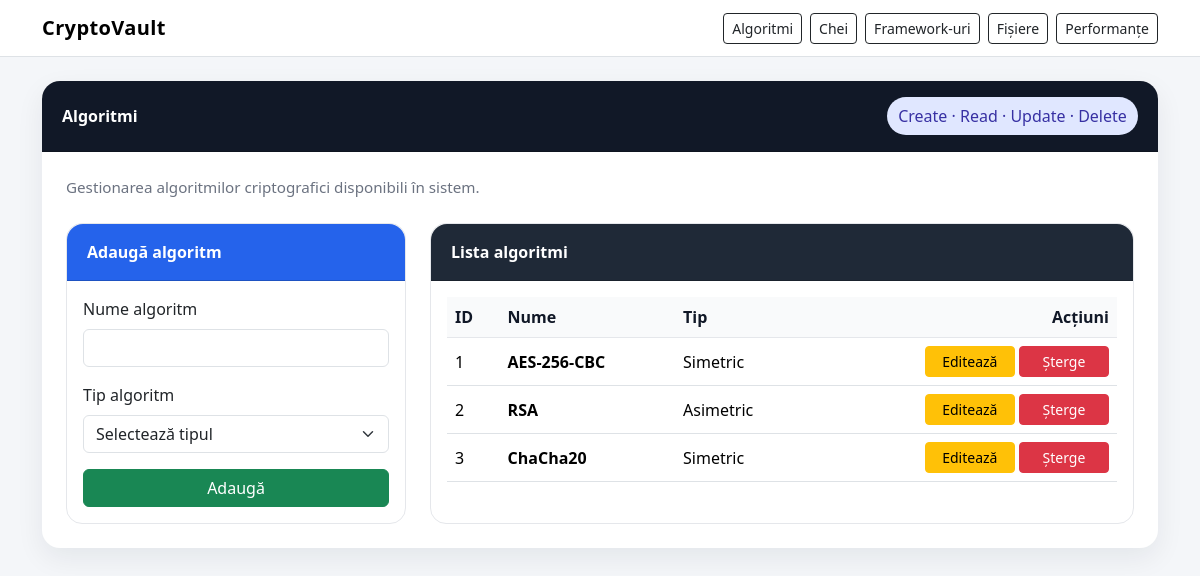
Page /algorithms on the earlier database version.
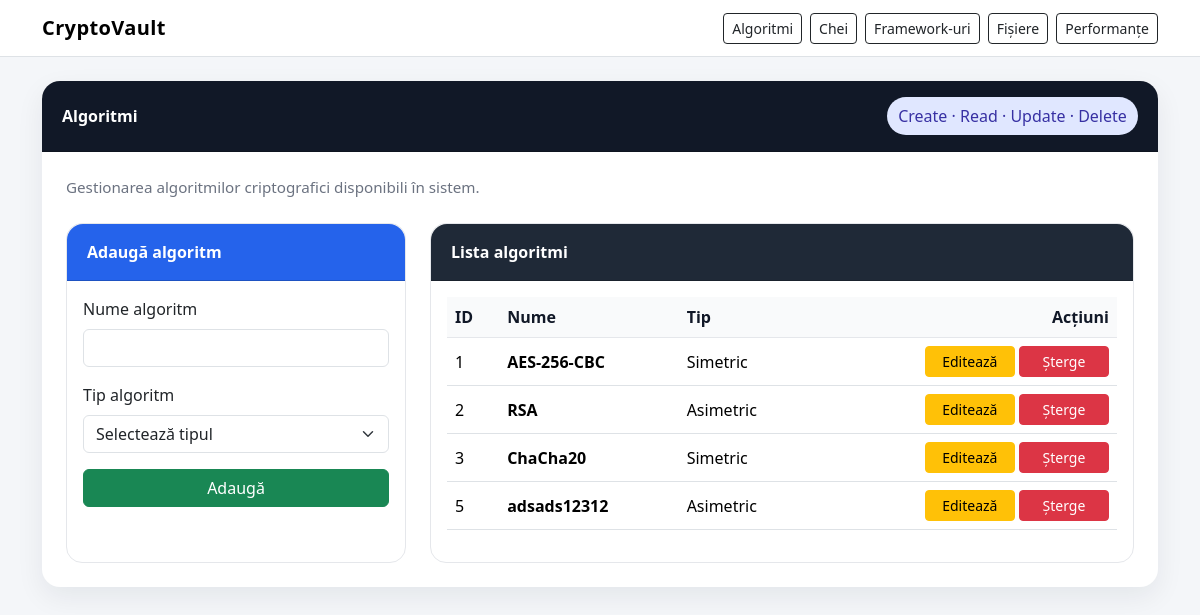
Same page on the later database version.
### models.py (models this page shows)
class Algorithm(Base):
    __tablename__ = "algorithms"
    id = Column(Integer, primary_key=True, index=True)
    name = Column(String(100), nullable=False, unique=True)
    type = Column(String(50), nullable=False)
    keys = relationship("Key", back_populates="algorithm", cascade="all, delete-orphan")
    performances = relationship("Performance", back_populates="algorithm", cascade="all, delete-orphan")

### app_web.py (the view)
@app.route("/algorithms")
def show_algorithms():
    db = database.get_session()
    try:
        edit_algorithm_id = request.args.get("edit_algorithm", type=int)
        algorithms = crud.get_all_algorithms(db)
        edit_algorithm = crud.get_algorithm_by_id(db, edit_algorithm_id) if edit_algorithm_id else None
        return render_template("algorithms.html", algorithms=algorithms, edit_algorithm=edit_algorithm)
    finally:
        db.close()

### crud.py (called while the page is built)
def get_all_algorithms(db: Session):
    return db.query(models.Algorithm).order_by(models.Algorithm.id).all()

### database.py (called while the page is built)
@event.listens_for(engine, "connect")
def enable_sqlite_foreign_keys(dbapi_connection, connection_record):
    cursor = dbapi_connection.cursor()
    cursor.execute("PRAGMA foreign_keys=ON")
    cursor.close()

def get_session():
    return SessionLocal()

### templates/algorithms.html (shortened to what this page needs)
{% extends "base.html" %}
{% block content %}
<div class="card section-card">
    <div class="card-header">
        <div class="d-flex justify-content-between align-items-center flex-wrap gap-2">
            <span>Algoritmi</span>
            <span class="badge-soft">Create · Read · Update · Delete</span>
        </div>
    </div>
    <div class="card-body p-4">
        <p class="section-subtitle mb-4">Gestionarea algoritmilor criptografici disponibili în sistem.</p>
        <div class="row g-4">
            <div class="col-lg-4">
                <div class="card form-card h-100">
                    <div class="card-header">
                        {{ "Editează algoritm" if edit_algorithm else "Adaugă algoritm" }}
                    </div>
                    <div class="card-body">
                        <form action="{{ url_for('save_algorithm') }}" method="post">
                            <div class="mb-3">
                                <label class="form-label">Nume algoritm</label>
                                <input type="text" name="name" class="form-control"
                                       value="{{ edit_algorithm.name if edit_algorithm else '' }}" required>
                            </div>
                            <div class="mb-3">
                                <label class="form-label">Tip algoritm</label>
                                <select name="type" class="form-select" required>
                                    <option value="">Selectează tipul</option>
                                </select>
                            </div>
                            <button type="submit" class="btn btn-success w-100">
                                {{ "Actualizează" if edit_algorithm else "Adaugă" }}
                            </button>
                        </form>
                    </div>
                </div>
            </div>
            <div class="col-lg-8">
                <div class="card table-card h-100">
                    <div class="card-header">Lista algoritmi</div>
                    <div class="card-body">
                        <div class="table-responsive">
                            <table class="table table-hover align-middle">
                                <thead>
                                    <tr>
                                        <th>ID</th>
                                        <th>Nume</th>
                                        <th>Tip</th>
                                        <th class="text-end">Acțiuni</th>
                                    </tr>
                                </thead>
                                <tbody>
                                {% for algo in algorithms %}
                                    <tr>
                                        <td>{{ algo.id }}</td>
                                        <td><strong>{{ algo.name }}</strong></td>
                                        <td>{{ algo.type }}</td>
                                        <td class="text-end">
                                            <a href="{{ url_for('show_algorithms', edit_algorithm=algo.id) }}" class="btn btn-warning btn-sm btn-action">Editează</a>
                                            <a href="{{ url_for('delete_algorithm', algo_id=algo.id) }}" class="btn btn-danger btn-sm btn-action"
                                               onclick="return confirm('Sigur vrei să ștergi acest algoritm?')">Șterge</a>
                                        </td>
                                    </tr>
                                {% else %}
                                    <tr>
                                        <td colspan="4" class="text-center text-muted py-4">Nu există algoritmi în baza de date.</td>
                                    </tr>
                                {% endfor %}
                                </tbody>
                            </table>
                        </div>
                    </div>
                </div>
            </div>
        </div>
    </div>
</div>
{% endblock %}

### templates/base.html (shortened to what this page needs)
<!DOCTYPE html>
<html lang="ro">
<head>
    <link href="https://cdn.jsdelivr.net/npm/bootstrap@5.3.3/dist/css/bootstrap.min.css" rel="stylesheet">
    <link rel="stylesheet" href="{{ url_for('static', filename='css/style.css') }}">
</head>
<body>
<nav class="navbar navbar-expand-lg bg-white border-bottom sticky-top">
    <div class="container">
        <a class="navbar-brand" href="{{ url_for('index') }}">CryptoVault</a>
        <div class="collapse navbar-collapse" id="navbarNav">
            <div class="ms-auto d-flex gap-2 flex-wrap mt-2 mt-lg-0">
                <a href="{{ url_for('show_algorithms') }}" class="btn btn-outline-dark btn-sm">Algoritmi</a>
                <a href="{{ url_for('show_keys') }}" class="btn btn-outline-dark btn-sm">Chei</a>
                <a href="{{ url_for('show_frameworks') }}" class="btn btn-outline-dark btn-sm">Framework-uri</a>
                <a href="{{ url_for('show_files') }}" class="btn btn-outline-dark btn-sm">Fișiere</a>
                <a href="{{ url_for('show_performances') }}" class="btn btn-outline-dark btn-sm">Performanțe</a>
            </div>
        </div>
    </div>
</nav>
<div class="container py-4">
    {% block content %}
    {% endblock %}
</div>
</body>
</html>

### static/css/style.css (style rules this page uses)
body { background-color: #f4f6f9; color: #1f2937; }
.navbar-brand { font-weight: 700; letter-spacing: 0.4px; }
.section-card { border: none; border-radius: 18px; box-shadow: 0 10px 28px rgba(15, 23, 42, 0.07); margin-bottom: 2rem; }
.section-card .card-header { background-color: #111827; color: white; border-top-left-radius: 18px; border-top-right-radius: 18px; padding: 1rem 1.25rem; font-weight: 600; }
.form-card { border: 1px solid #e5e7eb; border-radius: 16px; }
.form-card .card-header { background-color: #2563eb; color: white; border-top-left-radius: 16px; border-top-right-radius: 16px; font-weight: 600; }
.table-card { border: 1px solid #e5e7eb; border-radius: 16px; }
.table-card .card-header { background-color: #1f2937; color: white; border-top-left-radius: 16px; border-top-right-radius: 16px; font-weight: 600; }
.table thead th { background-color: #f9fafb; color: #111827; font-weight: 600; border-bottom: 1px solid #e5e7eb; }
.table td, .table th { vertical-align: middle; }
.btn-action { min-width: 90px; }
.section-subtitle { color: #6b7280; font-size: 0.95rem; margin-bottom: 0; }
.badge-soft { background-color: #e0e7ff; color: #3730a3; font-weight: 500; padding: 0.45rem 0.7rem; border-radius: 999px; }

Differences in the rows shown:
added Algorithm: id "5", name "adsads12312", type "Asimetric"
